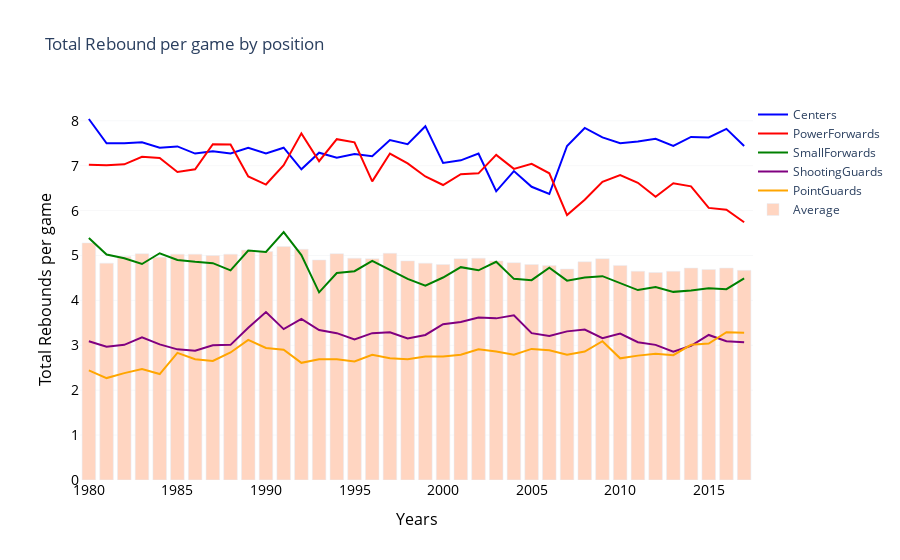

Notebook source saved alongside this figure:
### Markdown cell above
### Rebounds by position

### Code cell
rebc = go.Scatter(x=years_xgame, y=xgame_c['TRBxG'], name='Centers', marker=dict(color='blue'))
rebpf = go.Scatter(x=years_xgame, y=xgame_pf['TRBxG'], name='PowerForwards', marker=dict(color='red'))
rebsf = go.Scatter(x=years_xgame, y=xgame_sf['TRBxG'], name='SmallForwards', marker=dict(color='green'))
rebsg = go.Scatter(x=years_xgame, y=xgame_sg['TRBxG'], name='ShootingGuards', marker=dict(color='purple'))
rebpg = go.Scatter(x=years_xgame, y=xgame_pg['TRBxG'], name='PointGuards', marker=dict(color='orange'))
rebgen = go.Bar(x=years_xgame, y=xgame_gen['TRBxG'], name='Average', marker=dict(color='#FFD5C1'))

data=[rebc,rebpf,rebsf,rebsg,rebpg,rebgen]
layout=go.Layout(
	title='Total Rebound per game by position',
	xaxis=dict(
		title='Years',
		titlefont=dict(size=16, color='#000000'),
		tickfont=dict(size=14, color='#000000')
	),
	yaxis=dict(
		title='Total Rebounds per game',
		titlefont=dict(size=16, color='#000000'),
		tickfont=dict(size=14, color='#000000'),
        showgrid=True, gridwidth=0.2, gridcolor='#D7DBDD'
	),	
	legend=dict(
		x=1,
		y=1.0,
		bgcolor='white',
		bordercolor='black'
	),
    plot_bgcolor='white',
	barmode='group',
	bargap=0.15,
	bargroupgap=0.1
)

fig = go.Figure(data=data, layout=layout)
pyo.iplot(fig)

### Figure 1 — Plotly figure (JSON) as saved in the notebook; plotly's stock layout.template omitted (floating-point values rounded to 4 significant figures)
{"data": [{"marker": {"color": "blue"}, "name": "Centers", "type": "scatter", "x": [1980, 1981, 1982, 1983, 1984, 1985, 1986, 1987, 1988, 1989, 1990, 1991, 1992, 1993, 1994, 1995, 1996, 1997, 1998, 1999, 2000, 2001, 2002, 2003, 2004, 2005, 2006, 2007, 2008, 2009, 2010, 2011, 2012, 2013, 2014, 2015, 2016, 2017], "y": [8.04, 7.5, 7.5, 7.52, 7.4, 7.43, 7.27, 7.32, 7.27, 7.4, 7.27, 7.4, 6.92, 7.29, 7.18, 7.26, 7.21, 7.57, 7.48, 7.88, 7.06, 7.12, 7.27, 6.43, 6.88, 6.53, 6.37, 7.44, 7.84, 7.63, 7.5, 7.54, 7.6, 7.44, 7.64, 7.63, 7.82, 7.44]}, {"marker": {"color": "red"}, "name": "PowerForwards", "type": "scatter", "x": [1980, 1981, 1982, 1983, 1984, 1985, 1986, 1987, 1988, 1989, 1990, 1991, 1992, 1993, 1994, 1995, 1996, 1997, 1998, 1999, 2000, 2001, 2002, 2003, 2004, 2005, 2006, 2007, 2008, 2009, 2010, 2011, 2012, 2013, 2014, 2015, 2016, 2017], "y": [7.02, 7.01, 7.03, 7.2, 7.17, 6.86, 6.92, 7.48, 7.47, 6.76, 6.58, 7.01, 7.72, 7.1, 7.59, 7.52, 6.65, 7.27, 7.05, 6.76, 6.57, 6.81, 6.83, 7.24, 6.93, 7.04, 6.83, 5.9, 6.24, 6.64, 6.79, 6.62, 6.31, 6.61, 6.54, 6.06, 6.02, 5.74]}, {"marker": {"color": "green"}, "name": "SmallForwards", "type": "scatter", "x": [1980, 1981, 1982, 1983, 1984, 1985, 1986, 1987, 1988, 1989, 1990, 1991, 1992, 1993, 1994, 1995, 1996, 1997, 1998, 1999, 2000, 2001, 2002, 2003, 2004, 2005, 2006, 2007, 2008, 2009, 2010, 2011, 2012, 2013, 2014, 2015, 2016, 2017], "y": [5.39, 5.02, 4.94, 4.81, 5.05, 4.9, 4.86, 4.83, 4.67, 5.11, 5.08, 5.52, 5.01, 4.18, 4.61, 4.65, 4.88, 4.68, 4.48, 4.33, 4.51, 4.74, 4.67, 4.86, 4.48, 4.45, 4.73, 4.44, 4.51, 4.54, 4.38, 4.23, 4.3, 4.19, 4.22, 4.27, 4.25, 4.49]}, {"marker": {"color": "purple"}, "name": "ShootingGuards", "type": "scatter", "x": [1980, 1981, 1982, 1983, 1984, 1985, 1986, 1987, 1988, 1989, 1990, 1991, 1992, 1993, 1994, 1995, 1996, 1997, 1998, 1999, 2000, 2001, 2002, 2003, 2004, 2005, 2006, 2007, 2008, 2009, 2010, 2011, 2012, 2013, 2014, 2015, 2016, 2017], "y": [3.09, 2.97, 3.01, 3.18, 3.02, 2.91, 2.88, 3, 3.01, 3.39, 3.74, 3.36, 3.59, 3.34, 3.27, 3.13, 3.27, 3.29, 3.15, 3.23, 3.47, 3.52, 3.62, 3.6, 3.67, 3.27, 3.21, 3.31, 3.35, 3.16, 3.26, 3.07, 3.01, 2.86, 2.99, 3.23, 3.09, 3.07]}, {"marker": {"color": "orange"}, "name": "PointGuards", "type": "scatter", "x": [1980, 1981, 1982, 1983, 1984, 1985, 1986, 1987, 1988, 1989, 1990, 1991, 1992, 1993, 1994, 1995, 1996, 1997, 1998, 1999, 2000, 2001, 2002, 2003, 2004, 2005, 2006, 2007, 2008, 2009, 2010, 2011, 2012, 2013, 2014, 2015, 2016, 2017], "y": [2.44, 2.27, 2.38, 2.47, 2.36, 2.83, 2.69, 2.65, 2.84, 3.12, 2.94, 2.9, 2.61, 2.69, 2.69, 2.64, 2.79, 2.71, 2.69, 2.75, 2.75, 2.79, 2.91, 2.86, 2.79, 2.92, 2.89, 2.79, 2.86, 3.09, 2.71, 2.77, 2.81, 2.78, 3.01, 3.04, 3.29, 3.28]}, {"marker": {"color": "#FFD5C1"}, "name": "Average", "type": "bar", "x": [1980, 1981, 1982, 1983, 1984, 1985, 1986, 1987, 1988, 1989, 1990, 1991, 1992, 1993, 1994, 1995, 1996, 1997, 1998, 1999, 2000, 2001, 2002, 2003, 2004, 2005, 2006, 2007, 2008, 2009, 2010, 2011, 2012, 2013, 2014, 2015, 2016, 2017], "y": [5.28, 4.83, 4.98, 5.04, 4.96, 5.03, 5.03, 5, 5.03, 5.12, 5.09, 5.2, 5.14, 4.9, 5.04, 4.94, 4.93, 5.05, 4.88, 4.83, 4.8, 4.93, 4.94, 4.88, 4.84, 4.8, 4.78, 4.7, 4.86, 4.93, 4.78, 4.65, 4.62, 4.65, 4.72, 4.69, 4.72, 4.67]}], "layout": {"bargap": 0.15, "bargroupgap": 0.1, "barmode": "group", "legend": {"bgcolor": "white", "bordercolor": "black", "x": 1, "y": 1}, "plot_bgcolor": "white", "title": {"text": "Total Rebound per game by position"}, "xaxis": {"tickfont": {"color": "#000000", "size": 14}, "title": {"font": {"color": "#000000", "size": 16}, "text": "Years"}}, "yaxis": {"gridcolor": "#D7DBDD", "gridwidth": 0.2, "showgrid": true, "tickfont": {"color": "#000000", "size": 14}, "title": {"font": {"color": "#000000", "size": 16}, "text": "Total Rebounds per game"}}}}
